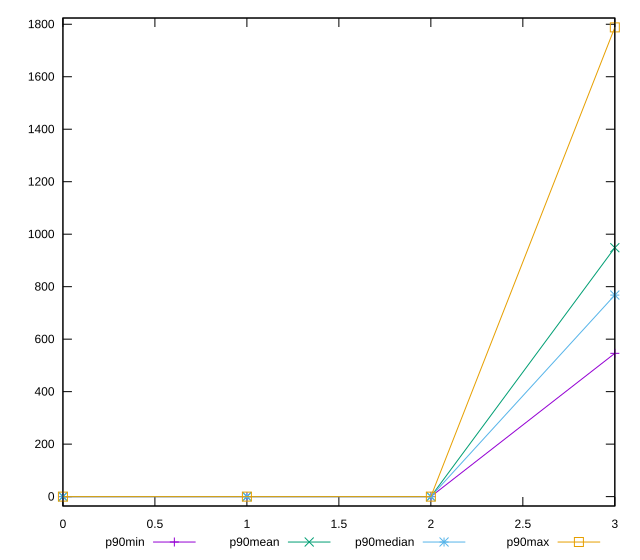

Reproduce this figure in gnuplot.
reset

$p90Min <<EOF
0 0
1 0
2 0
3 546
EOF

$p90Mean <<EOF
0 0
1 0
2 0
3 948.5
EOF

$p90Median <<EOF
0 0
1 0
2 0
3 768
EOF

$p90Max <<EOF
0 0
1 0
2 0
3 1788
EOF

set key outside below
set xrange [0:3]
set yrange [-35.76:1823.76]
set trange [-35.76:1823.76]
set terminal svg size 640, 560 enhanced background rgb 'white'
set output "report/report_00029_2021-02-24T13-36-40.390Z/render-blocking-resources/progression/value.svg"

plot $p90Min title "p90min" with linespoints, \
     $p90Mean title "p90mean" with linespoints, \
     $p90Median title "p90median" with linespoints, \
     $p90Max title "p90max" with linespoints

reset
